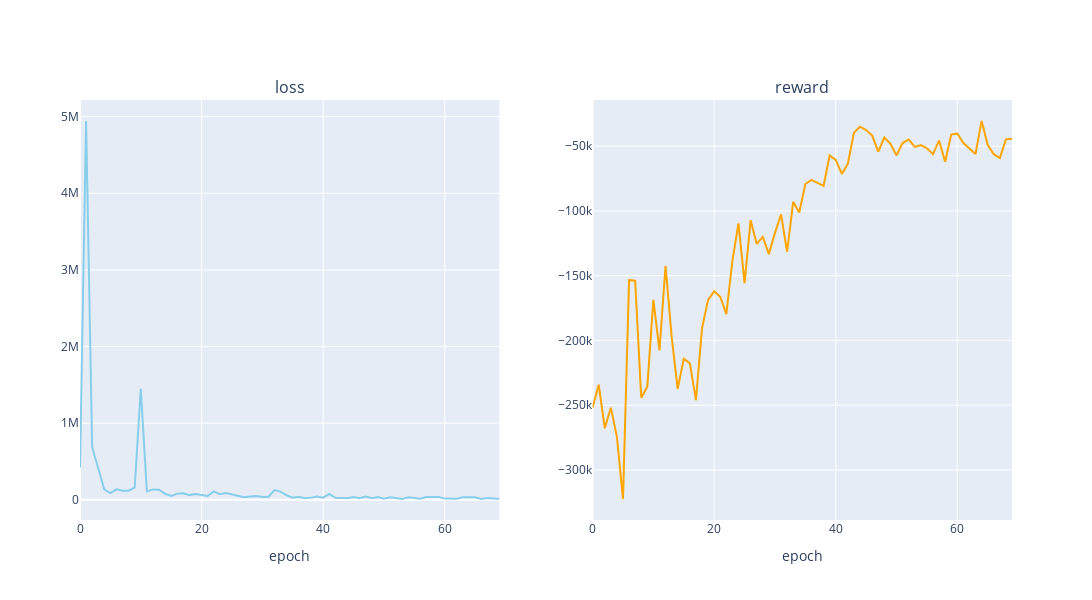

Notebook code for this chart:
### Code cell
def plot_loss_reward(total_losses, total_rewards):

    figure = tools.make_subplots(rows=1, cols=2, subplot_titles=('loss', 'reward'), print_grid=False)
    figure.append_trace(Scatter(y=total_losses, mode='lines', line=dict(color='skyblue')), 1, 1)
    figure.append_trace(Scatter(y=total_rewards, mode='lines', line=dict(color='orange')), 1, 2)
    figure['layout']['xaxis1'].update(title='epoch')
    figure['layout']['xaxis2'].update(title='epoch')
    figure['layout'].update(height=600, width=1200, showlegend=False)
    iplot(figure)

plot_loss_reward(total_losses, total_rewards)

### Figure 1 — Plotly figure (JSON) as saved in the notebook; plotly's stock layout.template omitted (floating-point values rounded to 4 significant figures)
{"data": [{"line": {"color": "skyblue"}, "mode": "lines", "type": "scatter", "xaxis": "x", "y": [420600.0, 4943000.0, 687000.0, 397100.0, 136200.0, 89670.0, 137800.0, 120100.0, 120300.0, 158500.0, 1449000.0, 109100.0, 136200.0, 132500.0, 79070.0, 49840.0, 81450.0, 86390.0, 61980.0, 75420.0, 65530.0, 50750.0, 110500.0, 73850.0, 88740.0, 72620.0, 50190.0, 35660.0, 42330.0, 48650.0, 37870.0, 40150.0, 128400.0, 108400.0, 59610.0, 28430.0, 39510.0, 21310.0, 29070.0, 43310.0, 28740.0, 76670.0, 26930.0, 27840.0, 20100.0, 36610.0, 20850.0, 43320.0, 21560.0, 36180.0, 13790.0, 33450.0, 20940.0, 11240.0, 33060.0, 28140.0, 14800.0, 36670.0, 35560.0, 38850.0, 16560.0, 19270.0, 15350.0, 34560.0, 30350.0, 34820.0, 11620.0, 23780.0, 18640.0, 12590.0], "yaxis": "y"}, {"line": {"color": "orange"}, "mode": "lines", "type": "scatter", "xaxis": "x2", "y": [-251800.0, -234100.0, -267800.0, -251900.0, -274400.0, -322400.0, -153500.0, -153900.0, -244200.0, -235600.0, -168700.0, -207700.0, -142500.0, -196900.0, -237300.0, -214100.0, -217700.0, -246000.0, -190600.0, -168700.0, -162100.0, -166200.0, -179700.0, -138600.0, -109600.0, -155700.0, -107100.0, -125500.0, -120100.0, -133300.0, -116900.0, -102700.0, -131500.0, -92890.0, -101200.0, -79200.0, -76020.0, -78380.0, -80620.0, -57180.0, -60590.0, -71390.0, -63350.0, -39510.0, -34940.0, -37520.0, -41750.0, -54200.0, -43270.0, -48080.0, -57020.0, -47520.0, -44790.0, -50570.0, -49080.0, -51530.0, -56100.0, -45620.0, -62040.0, -40970.0, -40200.0, -47560.0, -51920.0, -56020.0, -30520.0, -48910.0, -56140.0, -59160.0, -44700.0, -44280.0], "yaxis": "y2"}], "layout": {"annotations": [{"font": {"size": 16}, "showarrow": false, "text": "loss", "x": 0.225, "xanchor": "center", "xref": "paper", "y": 1, "yanchor": "bottom", "yref": "paper"}, {"font": {"size": 16}, "showarrow": false, "text": "reward", "x": 0.775, "xanchor": "center", "xref": "paper", "y": 1, "yanchor": "bottom", "yref": "paper"}], "height": 600, "showlegend": false, "width": 1200, "xaxis": {"anchor": "y", "domain": [0, 0.45], "title": {"text": "epoch"}}, "xaxis2": {"anchor": "y2", "domain": [0.55, 1], "title": {"text": "epoch"}}, "yaxis": {"anchor": "x", "domain": [0, 1]}, "yaxis2": {"anchor": "x2", "domain": [0, 1]}}}
